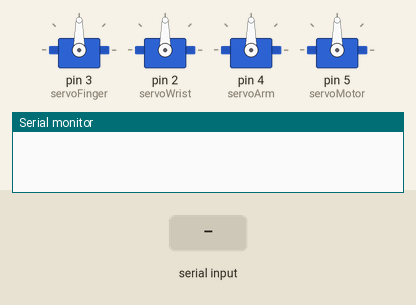
Simulated run of this sketch. Board: Arduino Uno, built with avr-gcc and run on an emulated ATmega328P. Parts: 4 × servo, the last lines printed to the serial monitor. Inputs (shaded band) come from the test bench.

Above: at 1.2 s.
1.3 s: "1" received over Serial
At 1.9 s:
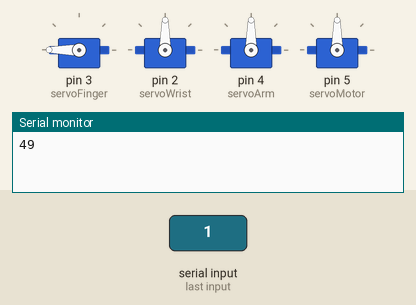
2.8 s: "3" received over Serial
At 3.1 s:
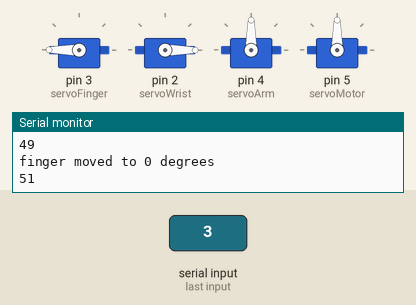
4.3 s: "2" received over Serial
At 5.4 s:
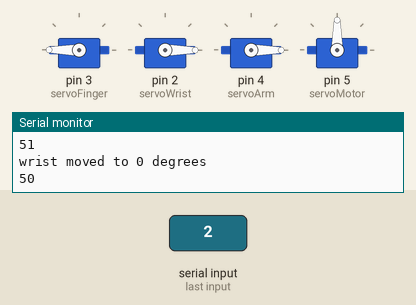
5.8 s: "4" received over Serial
At 6.6 s:
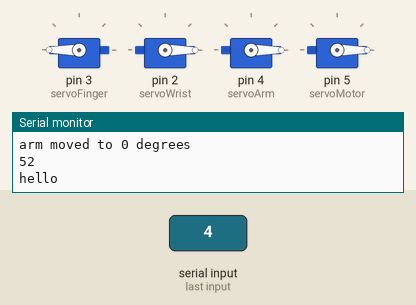
7.3 s: "4" received over Serial
At 7.7 s:
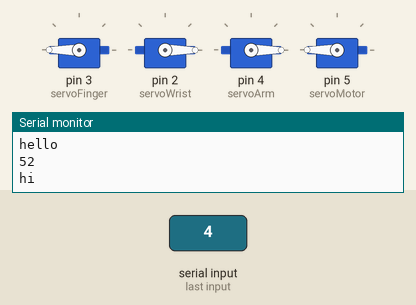
8.8 s: "1" received over Serial
At 10.0 s:
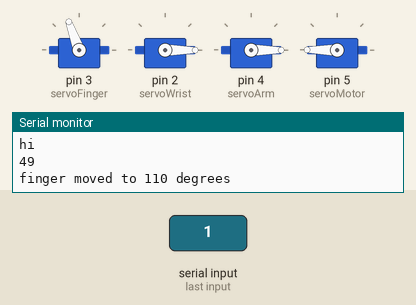
Timing chart, 0 to 11.3 s (numbered marks = the images above; inputs shaded):
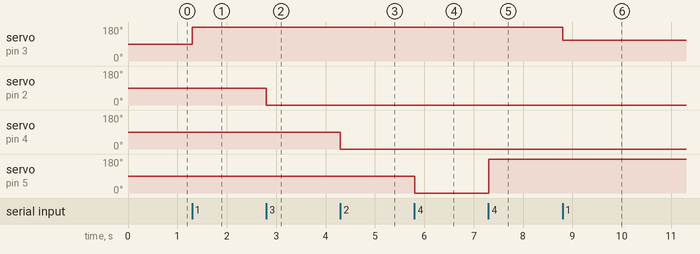

Measured:
- after the input at 1.3 s, servo on pin 3 (servoFinger): 90° → 180° at once
- after the input at 2.8 s, servo on pin 2 (servoWrist): 90° → 0° at once
- after the input at 4.3 s, servo on pin 4 (servoArm): 90° → 0° at once
- after the input at 5.8 s, servo on pin 5 (servoMotor): 90° → 0° at once
- after the input at 7.3 s, servo on pin 5 (servoMotor): 0° → 180° at once
- after the input at 8.8 s, servo on pin 3 (servoFinger): 180° → 110° at once

The sketch:

car_arm.ino
```cpp
#include <Servo.h>
//#include "BluetoothSerial.h"

Servo myFinger;
Servo myWrist;
Servo myArm;
Servo myMotor;

int servoFinger = 3;  // Change to the GPIO pin you are using
int servoWrist = 2;  // Change to the GPIO pin you are using
int servoArm = 4;
int servoMotor = 5;    // Change to the GPIO pin you are using

bool FingerState;
bool WristState;
bool ArmState;
bool MotorState;

//BluetoothSerial ESP_BT;

void setup() {
  myFinger.attach(servoFinger);
  myWrist.attach(servoWrist);
  myArm.attach(servoArm);
  myMotor.attach(servoMotor);

 //ESP_BT.begin("car");
  Serial.begin(9600);  // Serial for debugging
}

void loop() {
  if (Serial.available()>0) {
    int command = Serial.read();
    Serial.println(command);
    if (command == 49) {

      FingerState = !FingerState;

      if(FingerState){
      myFinger.write(180);
      delay(1500);
      Serial.println("finger moved to 0 degrees");
      }

      else{
      myFinger.write(110);
      Serial.println("finger moved to 110 degrees");
      }

    }
    else if (command == 51) {

      WristState = ! WristState;

      if(WristState){
      myWrist.write(0);
      delay(1500);
      Serial.println("wrist moved to 0 degrees");
      }
      else{
      myWrist.write(70);
      Serial.println("wrist moved to 180 degrees");
      }
    }
    else if (command == 50) {

      ArmState=!ArmState;

      if(ArmState){
      myArm.write(0);
      delay(1500);
      Serial.println("arm moved to 0 degrees");
      }
      else{
      myArm.write(120);
      Serial.println("arm moved to 180 degrees");
      }
    }
    else if (command == 52) {
      MotorState=!MotorState;

      if(MotorState){
        //digitalWrite(servoMotor, HIGH);
        myMotor.write(0);
        Serial.println("hello");
      }
      else{
        //digitalWrite(servoMotor, LOW);
        myMotor.write(180);
        Serial.println("hi");
      }
    }


    // Repeat the same logic for wrist and arm servos with different commands
  }


  //delay(5000);
}
```
